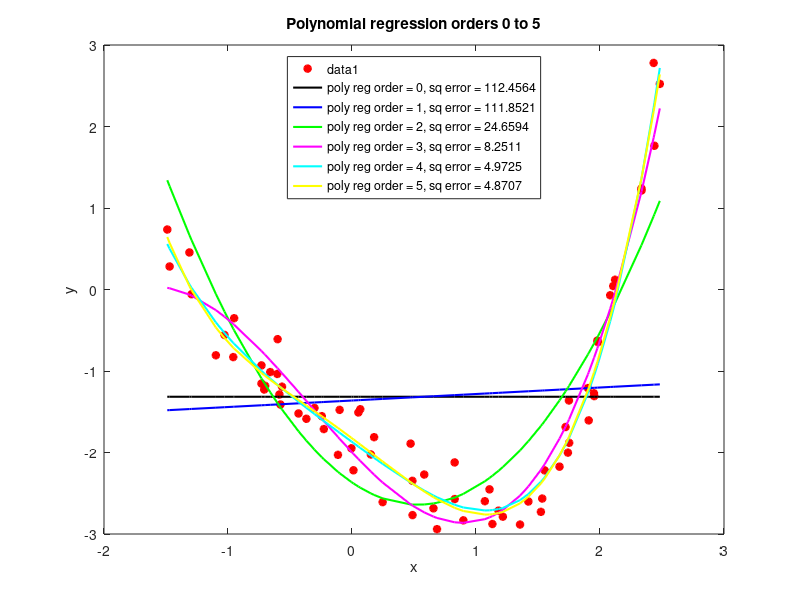
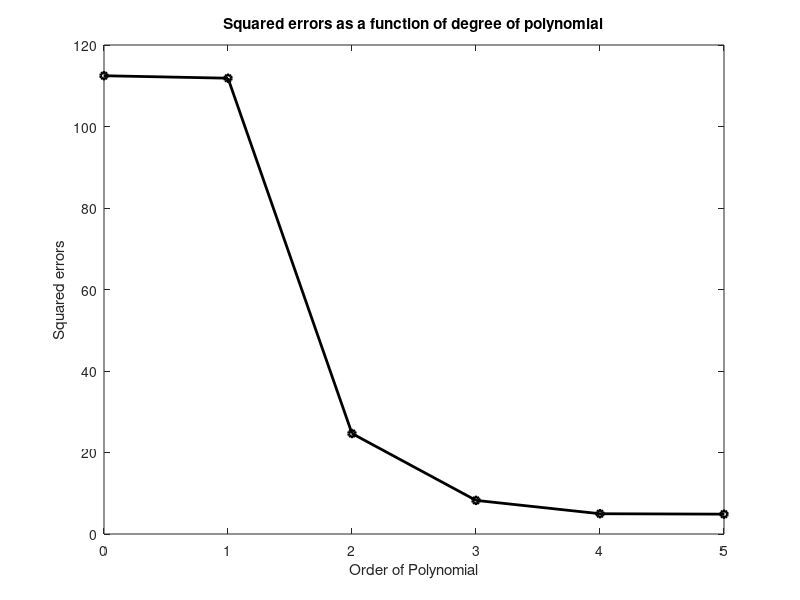

The MATLAB source for these figures, in order:
clear; clc; close all;

%% a)
load('regress1.mat')

figure(1)
% Plotting the x and y variables as a scatterplot
plot(x, y, 'r*', 'MarkerSize', 6, 'LineWidth', 2)
xlabel('x')
ylabel('y')
title('Polynomial regression orders 0 to 5')
hold on;

% Initializing vectors: orders is a vector listing orders that need to be
% sampled; colors is a vector of colors to be used for the line plots for
% each order, X is initialized which will be the data matrix, errors is
% initialized with zeros of the size of the orders vector
orders = 0:5;
X = [];
Colors = ['k', 'b', 'g', 'm', 'c', 'y'];
Errors = zeros(size(orders, 2), 1);

% Creating a data matrix with columns x^i in ith loop. The beta optimal is
% computed using SVD. The beta optimal are then used to derive the
% predictions, the prediction errors, and the squared prediction errors.
% The squared-errors are then appended to the Errors vector. Lastly, a plot
% is created at each iteration that plots the fit of order i for the data.
for i = orders
    X = [X x.^i];
    [U, S, V] = svd(X);
    betaOpt = V * pinv(S) * U' * y;
    predictions = X * betaOpt;
    prediction_errors = predictions - y;
    prediction_squared_error = prediction_errors' * prediction_errors;
    Errors(i+1) = prediction_squared_error;
    plot(x, predictions, Colors(i+1), ...
        'DisplayName', ['poly reg order = ', num2str(i), ', sq error = ', num2str(prediction_squared_error)], ...
        'LineWidth', 1.5)
end
legend('location', 'north')

%% b)

figure(2);
plot(orders, Errors, 'k-o', 'LineWidth', 2, 'MarkerSize', 5)
xlabel('Order of Polynomial')
ylabel('Squared errors')
title('Squared errors as a function of degree of polynomial')
%%
% The squared errors decrease monotonically as the order of the polynomial
% increases. However, this results in overfitting of the data. The goal of
% the regression is to model the data as closely as possible with as
% minimal parameters as we can. From the graph of the models, we see that
% the models with degree 0, 1, and 2 are an underfit. Model 3 has a lower error 
% but seems to assume that the data flattens on
% the lower end of x, which might or might not be the case. Models 4 and 5
% are good fit to the data and exhibit similar squared-errors. Therefore,
% the model with the least order that has the best fit but also does not
% end up fitting the noise is a good model. The best model in this scenario
% is the polynomial of order 4.